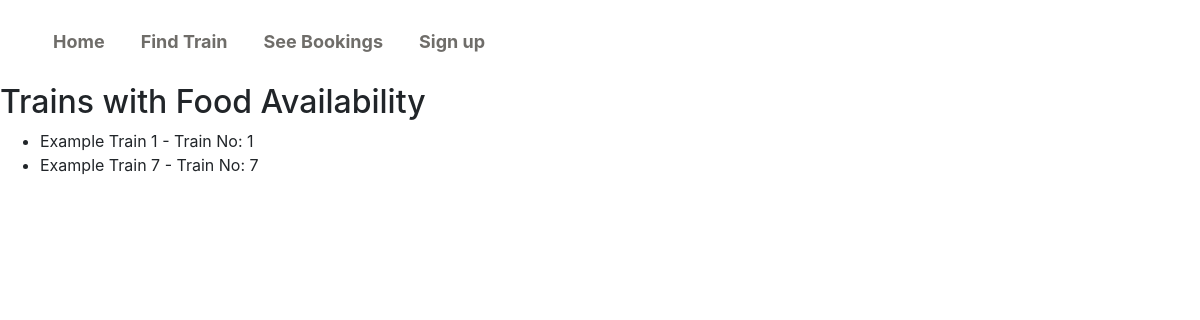
/trains_with_food/, run on the app's committed database.
### myapp/models.py (models this page shows, shortened)
class Train(models.Model):
    Train_No = models.IntegerField(primary_key=True)
    Name = models.CharField(max_length=25)
    Seat_Sleeper = models.IntegerField()
    Seat_FirstClass_AC = models.IntegerField()
    Seat_SecondClass_AC = models.IntegerField()
    Seat_Normal = models.IntegerField()
    Foodavailability = models.CharField(max_length=1, default='N')
    On_Sunday = models.CharField(max_length=1, default='N')
    On_Monday = models.CharField(max_length=1, default='N')
    On_Tuesday = models.CharField(max_length=1, default='N')
    On_Wednesday = models.CharField(max_length=1, default='N')
    On_Thursday = models.CharField(max_length=1, default='N')
    On_Friday = models.CharField(max_length=1, default='N')
    On_Saturday = models.CharField(max_length=1, default='N')
    source = models.CharField(max_length=100,default='Varanasi')
    dest = models.CharField(max_length=100)
    no_of_seats=models.IntegerField(default=50)
    no_of_seats_rem=models.IntegerField(default=50)
    ticket_price=models.IntegerField(default=2000)

### myapp/views.py (the view)
# urls.py: path('trains_with_food/', views.trains_with_food, name='trains_with_food'),
def trains_with_food(request):
    trains = Train.objects.filter(Foodavailability='Y')
    return render(request, 'myapp/trains_with_food.html', {'trains': trains})

### myapp/Templates/myapp/trains_with_food.html
{% extends 'myapp/base.html' %}
{% block content %}
<h2>Trains with Food Availability</h2>
{% if trains %}
    <ul>
        {% for train in trains %}
            <li>{{ train.Name }} - Train No: {{ train.Train_No }}</li>
        {% endfor %}
    </ul>
{% else %}
    <p>No trains with food availability found.</p>
{% endif %}
{% endblock %}

### data on the page
Train: Name "Example Train 1", Train_No "1"
Train: Name "Example Train 7", Train_No "7"
